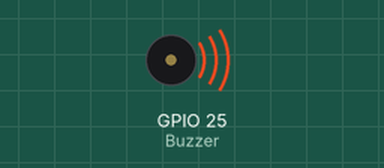
Simulated run of this program. Board: ESP32. Parts: buzzer (waves = sounding). What the program prints to the serial monitor is not drawn.

Above: at 0.5 s.
Timing chart, 0 to 3.0 s (numbered marks = the images above):
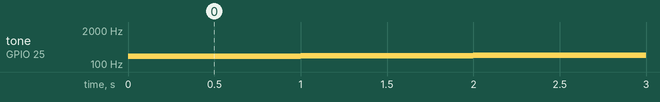

Measured:
- by itself, tone on GPIO 25 (Buzzer): plays 200 Hz for 1.0 s, 210 Hz for 1.0 s, 220 Hz for 1.0 s, 230 Hz for 1.0 s, 240 Hz for 1.0 s, 250 Hz for 1.0 s … (130 notes in this stretch)

The program:

main.cpp
```cpp
#include <Arduino.h>
#include <NeoPixelBus.h>

#define LEDC_CHANNEL_0 0
#define LEDC_TIMER_13_BIT 13
#define Buzzer 25
#define brightness 20
int BuzzerTestFreq = 0;
int LEDC_BASE_FREQ = 200;


void ledcAnalogWrite(uint8_t channel, uint32_t value)
{
    // calculate duty, 8191 from 2 ^ 13 - 1 (2 ^ LEDC_TIMER_13_BIT - 1)
    //value_MAX = 255
    uint32_t duty = (8191 / 255) * value;
    // write duty to LEDC
    ledcWrite(channel, duty);
}

void setup()
{
    Serial.begin(115200);
}

void loop()
{

    ledcSetup(LEDC_CHANNEL_0, LEDC_BASE_FREQ, LEDC_TIMER_13_BIT);
    ledcAttachPin(Buzzer, LEDC_CHANNEL_0);
    LEDC_BASE_FREQ = LEDC_BASE_FREQ + 10;
    // set the brightness on LEDC channel 0
    ledcAnalogWrite(LEDC_CHANNEL_0, brightness);
    delay(1000);
    Serial.print("Freq:");
    Serial.print(LEDC_BASE_FREQ);
    Serial.print("           Duty:");
    Serial.print(brightness/2.55);
    Serial.println();
    ledcAnalogWrite(LEDC_CHANNEL_0, 0);
}
```
